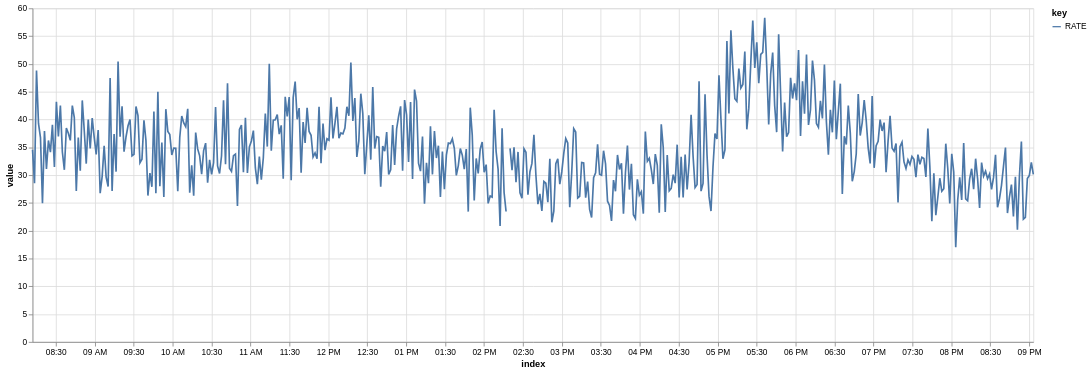

Write notebook code for a chart like this one.
### Markdown cell above
It's plotted

### Code cell
trapallada.plot.df(rate_df, index_type='T')

### Figure 1 — Vega-Lite specification as saved in the notebook (floating-point values rounded to 4 significant figures; data arrays with more than 128 entries replaced by an {"elided": "..."} marker saying what was removed)
{"config": {"view": {"continuousWidth": 300, "continuousHeight": 300}}, "data": {"name": "data-69722c50a2478a22d785dafb3d67ff09"}, "mark": {"type": "line"}, "encoding": {"color": {"field": "key", "type": "nominal"}, "x": {"field": "index", "type": "temporal"}, "y": {"field": "value", "type": "quantitative"}}, "height": 400, "transform": [{"fold": ["RATE"]}], "width": 1200, "$schema": "https://vega.github.io/schema/vega-lite/v5.8.0.json", "datasets": {"data-69722c50a2478a22d785dafb3d67ff09": {"elided": "504 records"}}}
